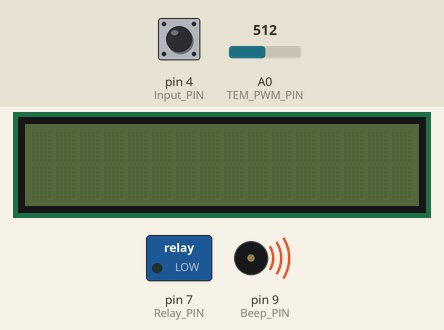
This sketch was run on a simulated Arduino Uno, built with avr-gcc and run on an emulated ATmega328P. Shown: 16×2 character LCD, switched loads named in the sketch (green lamp = pin HIGH), buzzer (waves = sounding, pin HIGH). The test bench sets the inputs (shaded band); at power-on: pin 4 (Input_PIN) LOW, A0 (TEM_PWM_PIN) = 512. WiFi joins after 1.5 s; servers stay silent unless stated; what the sketch prints to the serial monitor is not drawn.

Above: at 1.2 s.
1.3 s: pin 4 (Input_PIN) driven HIGH
At 3.3 s:
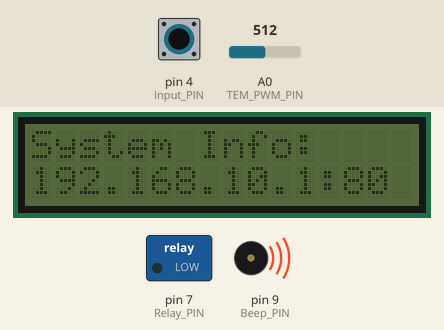
3.9 s: A0 (TEM_PWM_PIN) set to 670
8.4 s: A0 (TEM_PWM_PIN) set to 694
12.9 s: pin 4 (Input_PIN) pulsed LOW 2 times (0.12 s each, 0.3 s apart)
At 14.8 s:
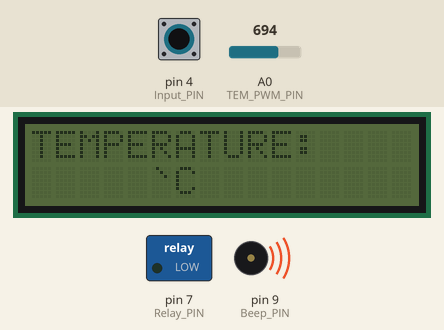
Timing chart, 0 to 16.3 s (numbered marks = the images above; inputs shaded):
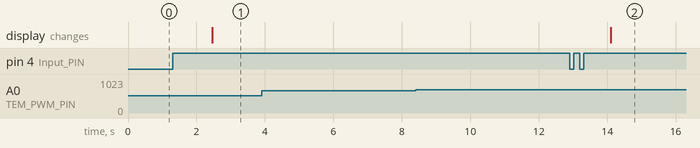

The sketch:

IPMI_WebServer.ino
```cpp
#include <Wire.h>
#include <LiquidCrystal_I2C.h>
#include <SPI.h>
#include <Ethernet2.h>


#define OPT_ON    1
#define OPT_OFF   0
#define MAX_PAGE  5
#define IP_HOST   "192.168.10.1"
#define PWR_G     "green"
#define PWR_R     "red"

enum {
  STATE,
  INFO,
  TEMP,
  BEEP,
  RELAY,
  NOT_AVALIABLE
}eHomePage;

uint8_t Relay_PIN = 7; //D7
uint8_t Input_PIN = 4; //D4
uint8_t Beep_PIN = 9; //D9
uint8_t TEM_PIN = 8; //D8
uint8_t TEM_PWM_PIN = 0; //A0

uint8_t PressedCount = 0;
bool BackLight = OPT_OFF;
uint8_t PageIndex = 0;
bool IsClicked = false;
uint8_t TemAlarm = 40;
bool BeepByAlarm = false;
bool RelayState = false;

LiquidCrystal_I2C lcd(0x27,16,2);
byte mac[] = {
  0xDE, 0xAD, 0xBE, 0xEF, 0xFE, 0xED
};
IPAddress ip(192, 168, 10, 1);
EthernetServer server(80);

String LoginPageF1;
String LoginPageF2;
String LoginPageF3;


/********************Local Fucntions******************************/
uint8_t GetTEM(void)
{
  const uint16_t BETA = 3950; // should match the Beta Coefficient of the thermistor
  int analogValue = analogRead(TEM_PWM_PIN);
  uint8_t celsius = 1 / (log(1 / (1023. / analogValue - 1)) / BETA + 1.0 / 298.15) - 273.15;
  return celsius;
}

bool ButtonPressed(void)
{
  if(digitalRead(Input_PIN) == OPT_ON)
  {
    return OPT_OFF;
  }
  return OPT_ON;
}

void Beep(bool opt)
{
  if(opt == OPT_ON)
  {
    digitalWrite(Beep_PIN, LOW);
  }
  else
  {
    digitalWrite(Beep_PIN, HIGH);
  }
}

void Relay(bool opt)
{
  if(opt == OPT_ON)
  {
    digitalWrite(Relay_PIN, HIGH);
    RelayState = OPT_ON;
  }
  else
  {
    digitalWrite(Relay_PIN, LOW);
    RelayState = OPT_OFF;
  }
}

void ScrollPage()
{
  String tmpStr;

  lcd.clear();
  switch(PageIndex % MAX_PAGE)
  {
    case STATE:
      lcd.setCursor(0, 0);
      lcd.print("System Status:");
      lcd.setCursor(0, 1);
      lcd.print("  Running");
      break;
    case INFO:
      lcd.setCursor(0, 0);
      lcd.print("System Info:");
      lcd.setCursor(0, 1);
      Serial.println(Ethernet.localIP());
      tmpStr += IP_HOST;
      tmpStr.trim();
      tmpStr += ":";
      tmpStr += "80";
      lcd.print(tmpStr);
      break;
    case TEMP:
      lcd.setCursor(0, 0);
      lcd.print("TEMPERATURE:");
      lcd.setCursor(4, 1);
      tmpStr += String(GetTEM(), 1);
      tmpStr += " `C";
      lcd.print(tmpStr);
      if(GetTEM() > TemAlarm)
      {
        Relay(OPT_OFF);
        if (BeepByAlarm == true)
        {
          Beep(OPT_ON);
          delay(50);
          Beep(OPT_OFF);
        }
      }
      break;
    case BEEP:
      lcd.setCursor(0, 0);
      lcd.print("BEEP");
      lcd.setCursor(2, 1);
      lcd.print("RUNNING");
      Beep(OPT_ON);
      delay(50);
      Beep(OPT_OFF);
      break;
    case RELAY:
      lcd.setCursor(0, 0);
      lcd.print("RELAY:");
      lcd.setCursor(4, 1);
      if(RelayState == OPT_ON)
        lcd.print("ON");
      else
        lcd.print("OFF");
      break;
    default:
      break;
  }
  Serial.println(tmpStr);
  tmpStr = "";
}

void PressedCheck()
{
  delay(50);
  bool pressed = ButtonPressed();
  if(pressed == false && IsClicked == true) //clicked
  {
    PageIndex ++;
    IsClicked = false;
    ScrollPage();
  }
  if(pressed)
  {
    IsClicked = true;
    PressedCount ++;
    if(PressedCount > 20)
    {
      PressedCount = 0;
      BackLight = !BackLight;
      lcd.setBacklight(BackLight);
      delay(200);
    }
  }
  if (PageIndex % MAX_PAGE == TEMP ||
      PageIndex % MAX_PAGE == BEEP)
  {
    ScrollPage();
  }
}

void HTMLFresh()
{
  LoginPageF1 = "";
  LoginPageF2 = "";
  LoginPageF3 = "";
  LoginPageF1 += "<!DOCTYPE html><html><head><title>IPMI Status</title><meta charset=\"UTF-8\"><meta name=\"viewport\" content=\"width=device-width,initial-scale=1\"><style>label{display:inline-block;width:150px;text-align:right;margin-right:10px;}</style></head><body><h1>IPMI Status</h1><label>SYS STAT：</label><label>Normal</label><br><label>TEMP: </label><label id=\"temp\">";
  LoginPageF1 += GetTEM();
  LoginPageF1 += "</label><br><label>Power State: </label><button id=\"power\" onclick=\"updatePower()\" style=\"background:";
  LoginPageF1 += (RelayState ? PWR_G : PWR_R);
  Serial.println(LoginPageF1);
  LoginPageF2 += "\"></button><br><label>Temp Alarm Limit </label><input id=\"limit\" value=\"";
  LoginPageF2 += TemAlarm;
  LoginPageF2 += "\"><button onclick=\"updateLimit()\">Apply</button></body><script>var p=document.getElementById(\"power\"),l=document.getElementById(\"limit\"),s=true;";
  LoginPageF2 += "p.onclick=function(){s=!s;p.style.background=s?\"green\":\"red\";";
  LoginPageF2 += "var x=new XMLHttpRequest();x.open(\"POST\",\"#\");";
  Serial.println(LoginPageF2);
  LoginPageF3 += "x.setRequestHeader(\"Content-Type\",\"application/1\");";
  LoginPageF3 += "x.send(\"powerState=\"+s);};function updateLimit(){var x=new XMLHttpRequest();";
  LoginPageF3 += "x.open(\"POST\",\"#\");x.setRequestHeader(\"Content-Type\",\"application/1\");";
  LoginPageF3 += "x.send(\"tempLimit=\"+l.value);}</script></html>";
  Serial.println(LoginPageF3);
}

void ServerLoop()
{
  HTMLFresh();
  EthernetClient client = server.available();
  if (client) {
    // an http request ends with a blank line
    boolean currentLineIsBlank = true;
    while (client.connected()) {
      if (client.available()) {
        char c = client.read();
        Serial.write(c);
        // if you've gotten to the end of the line (received a newline
        // character) and the line is blank, the http request has ended,
        // so you can send a reply
        if (c == '\n' && currentLineIsBlank) {
          // send a standard http response header
          client.println(LoginPageF1);
          client.println(LoginPageF2);
          client.println(LoginPageF3);
          break;
        }
        if (c == '\n') {
          // you're starting a new line
          currentLineIsBlank = true;
        }
        else if (c != '\r') {
          // you've gotten a character on the current line
          currentLineIsBlank = false;
        }
      }
    }
    // give the web browser time to receive the data
    delay(1);
    // close the connection:
    client.stop();
  }
}

void setup() {
  // put your setup code here, to run once:
  Serial.begin(9600);
  pinMode(Input_PIN, INPUT);
  pinMode(Relay_PIN, OUTPUT);
  pinMode(Beep_PIN, OUTPUT);
  pinMode(TEM_PIN, INPUT);
  pinMode(TEM_PWM_PIN, INPUT);
  lcd.init();
  lcd.clear();
  Beep(OPT_OFF);
  Relay(OPT_OFF);
  Ethernet.begin(mac, ip);
  server.begin();
  Serial.print("server is at ");
  Serial.println(Ethernet.localIP());
}

void loop() {
  PressedCheck();
  ServerLoop();
  delay(100);
}
```

Measured:
- after the input at 1.3 s, the display: changes after 1.2 s (image 1)
- after the input at 3.9 s, every drawn part: stays the same
- after the input at 8.4 s, every drawn part: stays the same
- after the input at 12.9 s, the display: changes after 1.2 s (image 2)
